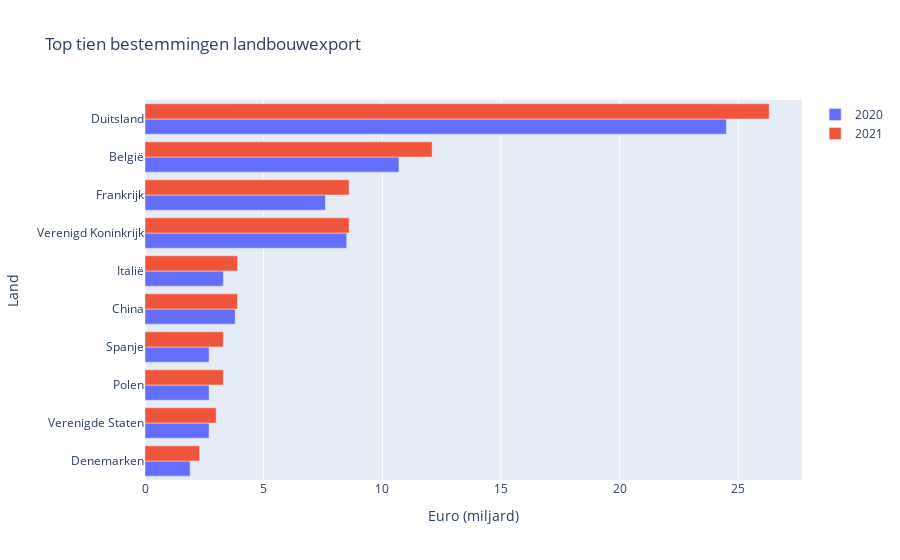

Write notebook code for a chart like this one.
### Markdown cell above
Nederland moet maatregelen gaan nemen om de uitstoot van broeikasgassen drastisch te verminderen, anders gaan we de klimaatdoelen niet halen. Veel van die broeikasgassen komen vrij in de agrarische sector, bij de veeteelt. Een groot deel van de producten die worden geproduceerd in deze sector worden geëxporteerd naar andere landen zoals Duitsland, maar ook verder weg gelegen landen zoals China.

### Code cell
export_landen = pd.read_csv('../datasets/bestemmingen_landbouwexport.csv')
export_landen['2020 (mld euro)'] = export_landen['2020 (mld euro)'].str.replace(',', '.').astype(float)
export_landen['2021 (mld euro)'] = export_landen['2021 (mld euro)'].str.replace(',', '.').astype(float)

export_landen_reversed = export_landen.iloc[::-1] #done with chat gpt with  prompt "how to order it in the opposite way as in the csv file"

layout = go.Layout(
    title='Top tien bestemmingen landbouwexport',
    xaxis=go.layout.XAxis(
        title='Euro (miljard)',
    ),
    yaxis=go.layout.YAxis(
        title='Land',
        type='category',
        categoryorder='array',                                      #done with chat gpt with  prompt "how to order it in the opposite way as in the csv file"
        categoryarray=export_landen_reversed['Landen'].tolist()     #done with chat gpt with  prompt "how to order it in the opposite way as in the csv file"
    )
)

trace1 = go.Bar(
    y=export_landen['Landen'],
    x=export_landen['2020 (mld euro)'],
    name='2020',
    orientation= 'h',
)

trace2 = go.Bar(
    y=export_landen['Landen'],
    x=export_landen['2021 (mld euro)'],
    name='2021',
    orientation='h',
)

fig = go.Figure(data=[trace1, trace2], layout=layout)

fig.show()

### Figure 1 — Plotly figure (JSON) as saved in the notebook; plotly's stock layout.template omitted (floating-point values rounded to 4 significant figures)
{"data": [{"name": "2020", "orientation": "h", "type": "bar", "x": [24.5, 10.7, 7.6, 8.5, 3.3, 3.8, 2.7, 2.7, 2.7, 1.9], "y": ["Duitsland", "België", "Frankrijk", "Verenigd Koninkrijk", "Italië", "China", "Spanje", "Polen", "Verenigde Staten", "Denemarken"]}, {"name": "2021", "orientation": "h", "type": "bar", "x": [26.3, 12.1, 8.6, 8.6, 3.9, 3.9, 3.3, 3.3, 3, 2.3], "y": ["Duitsland", "België", "Frankrijk", "Verenigd Koninkrijk", "Italië", "China", "Spanje", "Polen", "Verenigde Staten", "Denemarken"]}], "layout": {"title": {"text": "Top tien bestemmingen landbouwexport"}, "xaxis": {"title": {"text": "Euro (miljard)"}}, "yaxis": {"categoryarray": ["Denemarken", "Verenigde Staten", "Polen", "Spanje", "China", "Italië", "Verenigd Koninkrijk", "Frankrijk", "België", "Duitsland"], "categoryorder": "array", "title": {"text": "Land"}, "type": "category"}}}
